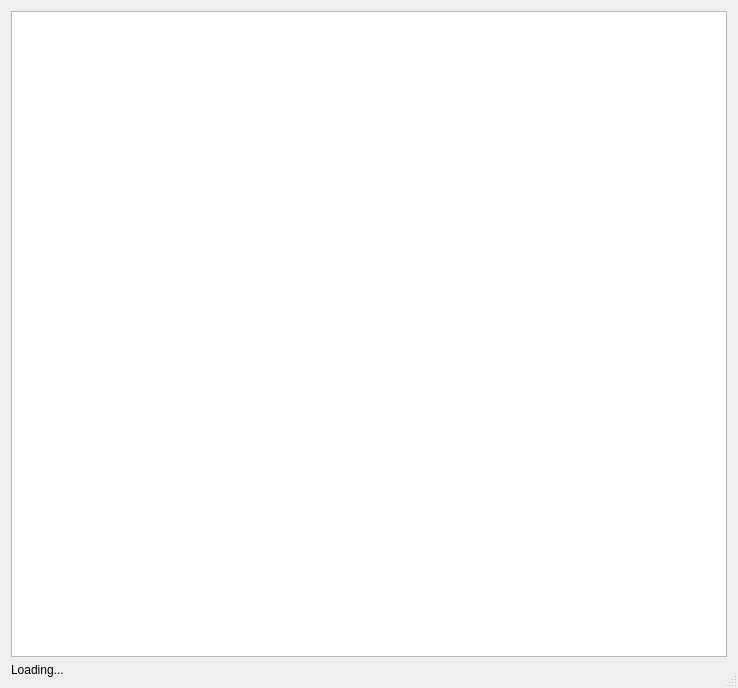
<?xml version="1.0" encoding="UTF-8"?>
<ui version="4.0">
 <class>Image</class>
 <widget class="QDialog" name="Image">
  <property name="geometry">
   <rect>
    <x>0</x>
    <y>0</y>
    <width>738</width>
    <height>688</height>
   </rect>
  </property>
  <property name="windowTitle">
   <string>Kennel - Texture Preview</string>
  </property>
  <property name="windowIcon">
   <iconset>
    <normaloff>:/icons/kennel.png</normaloff>:/icons/kennel.png</iconset>
  </property>
  <property name="statusTip">
   <string/>
  </property>
  <property name="sizeGripEnabled">
   <bool>true</bool>
  </property>
  <layout class="QVBoxLayout" name="verticalLayout">
   <item>
    <widget class="QGraphicsView" name="graphicsView"/>
   </item>
   <item>
    <widget class="QLabel" name="label">
     <property name="text">
      <string>Loading...</string>
     </property>
    </widget>
   </item>
  </layout>
 </widget>
 <resources>
  <include location="kennel.qrc"/>
 </resources>
 <connections/>
</ui>
